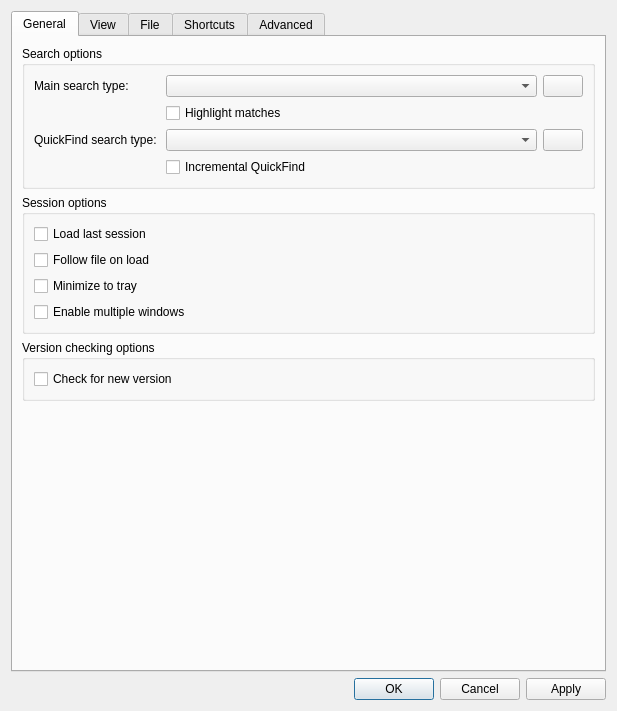
<?xml version="1.0" encoding="UTF-8"?>
<ui version="4.0">
 <class>OptionsDialog</class>
 <widget class="QDialog" name="OptionsDialog">
  <property name="geometry">
   <rect>
    <x>0</x>
    <y>0</y>
    <width>617</width>
    <height>711</height>
   </rect>
  </property>
  <property name="sizePolicy">
   <sizepolicy hsizetype="Fixed" vsizetype="Fixed">
    <horstretch>0</horstretch>
    <verstretch>0</verstretch>
   </sizepolicy>
  </property>
  <property name="windowTitle">
   <string>Options</string>
  </property>
  <layout class="QVBoxLayout" name="verticalLayout_2">
   <item>
    <widget class="QTabWidget" name="tabWidget">
     <property name="enabled">
      <bool>true</bool>
     </property>
     <property name="currentIndex">
      <number>0</number>
     </property>
     <widget class="QWidget" name="general_tab">
      <attribute name="title">
       <string>General</string>
      </attribute>
      <layout class="QVBoxLayout" name="verticalLayout_3">
       <item>
        <widget class="QGroupBox" name="searchBox">
         <property name="sizePolicy">
          <sizepolicy hsizetype="Expanding" vsizetype="Fixed">
           <horstretch>0</horstretch>
           <verstretch>0</verstretch>
          </sizepolicy>
         </property>
         <property name="title">
          <string>Search options</string>
         </property>
         <layout class="QVBoxLayout" name="verticalLayout_4">
          <item>
           <layout class="QGridLayout" name="gridLayout">
            <item row="5" column="1">
             <widget class="QCheckBox" name="incrementalCheckBox">
              <property name="layoutDirection">
               <enum>Qt::LeftToRight</enum>
              </property>
              <property name="text">
               <string>Incremental QuickFind</string>
              </property>
             </widget>
            </item>
            <item row="0" column="0">
             <widget class="QLabel" name="label_3">
              <property name="text">
               <string>Main search type: </string>
              </property>
             </widget>
            </item>
            <item row="0" column="1">
             <widget class="QComboBox" name="mainSearchBox">
              <property name="sizePolicy">
               <sizepolicy hsizetype="Expanding" vsizetype="Fixed">
                <horstretch>0</horstretch>
                <verstretch>0</verstretch>
               </sizepolicy>
              </property>
             </widget>
            </item>
            <item row="2" column="2">
             <widget class="QPushButton" name="quickFindColorButton">
              <property name="text">
               <string/>
              </property>
             </widget>
            </item>
            <item row="2" column="0">
             <widget class="QLabel" name="label_4">
              <property name="text">
               <string>QuickFind search type: </string>
              </property>
             </widget>
            </item>
            <item row="0" column="2">
             <widget class="QPushButton" name="mainSearchColorButton">
              <property name="text">
               <string/>
              </property>
             </widget>
            </item>
            <item row="2" column="1">
             <widget class="QComboBox" name="quickFindSearchBox">
              <property name="sizePolicy">
               <sizepolicy hsizetype="Expanding" vsizetype="Fixed">
                <horstretch>0</horstretch>
                <verstretch>0</verstretch>
               </sizepolicy>
              </property>
             </widget>
            </item>
            <item row="1" column="1">
             <widget class="QCheckBox" name="highlightMainSearchCheckBox">
              <property name="text">
               <string>Highlight matches</string>
              </property>
             </widget>
            </item>
           </layout>
          </item>
         </layout>
        </widget>
       </item>
       <item>
        <widget class="QGroupBox" name="sessionBox">
         <property name="title">
          <string>Session options</string>
         </property>
         <layout class="QVBoxLayout" name="verticalLayout_6">
          <item>
           <widget class="QCheckBox" name="loadLastSessionCheckBox">
            <property name="text">
             <string>Load last session</string>
            </property>
           </widget>
          </item>
          <item>
           <widget class="QCheckBox" name="followFileOnLoadCheckBox">
            <property name="text">
             <string>Follow file on load</string>
            </property>
           </widget>
          </item>
          <item>
           <widget class="QCheckBox" name="minimizeToTrayCheckBox">
            <property name="text">
             <string>Minimize to tray</string>
            </property>
           </widget>
          </item>
          <item>
           <widget class="QCheckBox" name="multipleWindowsCheckBox">
            <property name="text">
             <string>Enable multiple windows</string>
            </property>
           </widget>
          </item>
         </layout>
        </widget>
       </item>
       <item>
        <widget class="QGroupBox" name="versionCheckingBox">
         <property name="title">
          <string>Version checking options</string>
         </property>
         <layout class="QVBoxLayout" name="verticalLayout_7">
          <item>
           <widget class="QCheckBox" name="checkForNewVersionCheckBox">
            <property name="text">
             <string>Check for new version</string>
            </property>
           </widget>
          </item>
         </layout>
        </widget>
       </item>
       <item>
        <spacer name="verticalSpacer">
         <property name="orientation">
          <enum>Qt::Vertical</enum>
         </property>
         <property name="sizeHint" stdset="0">
          <size>
           <width>20</width>
           <height>0</height>
          </size>
         </property>
        </spacer>
       </item>
      </layout>
     </widget>
     <widget class="QWidget" name="viewTab">
      <attribute name="title">
       <string>View</string>
      </attribute>
      <layout class="QVBoxLayout" name="verticalLayout_12">
       <item>
        <widget class="QGroupBox" name="fontBox">
         <property name="sizePolicy">
          <sizepolicy hsizetype="Expanding" vsizetype="Fixed">
           <horstretch>0</horstretch>
           <verstretch>0</verstretch>
          </sizepolicy>
         </property>
         <property name="title">
          <string>Font</string>
         </property>
         <layout class="QVBoxLayout" name="verticalLayout_13">
          <item>
           <layout class="QHBoxLayout" name="horizontalLayout">
            <property name="sizeConstraint">
             <enum>QLayout::SetDefaultConstraint</enum>
            </property>
            <item>
             <widget class="QLabel" name="label">
              <property name="text">
               <string>Family: </string>
              </property>
             </widget>
            </item>
            <item>
             <widget class="QComboBox" name="fontFamilyBox">
              <property name="sizePolicy">
               <sizepolicy hsizetype="Expanding" vsizetype="Fixed">
                <horstretch>0</horstretch>
                <verstretch>0</verstretch>
               </sizepolicy>
              </property>
             </widget>
            </item>
            <item>
             <widget class="QLabel" name="label_2">
              <property name="text">
               <string>Size: </string>
              </property>
             </widget>
            </item>
            <item>
             <widget class="QComboBox" name="fontSizeBox">
              <property name="sizePolicy">
               <sizepolicy hsizetype="Expanding" vsizetype="Fixed">
                <horstretch>0</horstretch>
                <verstretch>0</verstretch>
               </sizepolicy>
              </property>
             </widget>
            </item>
           </layout>
          </item>
          <item>
           <widget class="QCheckBox" name="fontSmoothCheckBox">
            <property name="text">
             <string>Force font anti-aliasing</string>
            </property>
           </widget>
          </item>
         </layout>
        </widget>
       </item>
       <item>
        <widget class="QGroupBox" name="styleBox">
         <property name="title">
          <string>Style</string>
         </property>
         <layout class="QVBoxLayout" name="verticalLayout_15">
          <item>
           <widget class="QComboBox" name="styleComboBox"/>
          </item>
         </layout>
        </widget>
       </item>
       <item>
        <widget class="QGroupBox" name="hidpiGroupBox">
         <property name="title">
          <string>High DPI</string>
         </property>
         <layout class="QVBoxLayout" name="verticalLayout_14">
          <item>
           <widget class="QCheckBox" name="enableQtHiDpiCheckBox">
            <property name="text">
             <string>Enable Qt High DPI support</string>
            </property>
            <property name="checked">
             <bool>true</bool>
            </property>
           </widget>
          </item>
          <item>
           <layout class="QHBoxLayout" name="horizontalLayout_2">
            <item>
             <widget class="QLabel" name="label_7">
              <property name="text">
               <string>Scale rounding:</string>
              </property>
             </widget>
            </item>
            <item>
             <widget class="QComboBox" name="scaleRoundingComboBox">
              <property name="sizePolicy">
               <sizepolicy hsizetype="Expanding" vsizetype="Fixed">
                <horstretch>0</horstretch>
                <verstretch>0</verstretch>
               </sizepolicy>
              </property>
              <item>
               <property name="text">
                <string>Round</string>
               </property>
              </item>
              <item>
               <property name="text">
                <string>Ceil</string>
               </property>
              </item>
              <item>
               <property name="text">
                <string>Floor</string>
               </property>
              </item>
              <item>
               <property name="text">
                <string>RoundPreferFloor</string>
               </property>
              </item>
              <item>
               <property name="text">
                <string>PassThrough</string>
               </property>
              </item>
             </widget>
            </item>
           </layout>
          </item>
          <item>
           <widget class="QLabel" name="label_10">
            <property name="text">
             <string>Need to restart application to apply these settings</string>
            </property>
           </widget>
          </item>
         </layout>
        </widget>
       </item>
       <item>
        <spacer name="verticalSpacer_4">
         <property name="orientation">
          <enum>Qt::Vertical</enum>
         </property>
         <property name="sizeHint" stdset="0">
          <size>
           <width>20</width>
           <height>40</height>
          </size>
         </property>
        </spacer>
       </item>
      </layout>
     </widget>
     <widget class="QWidget" name="file_watch_tab">
      <attribute name="title">
       <string>File</string>
      </attribute>
      <layout class="QVBoxLayout" name="verticalLayout_9">
       <item>
        <widget class="QGroupBox" name="fileChangeBox">
         <property name="title">
          <string>File change monitoring</string>
         </property>
         <layout class="QVBoxLayout" name="verticalLayout">
          <item>
           <widget class="QCheckBox" name="nativeFileWatchCheckBox">
            <property name="text">
             <string>Enable filesystem change monitoring</string>
            </property>
           </widget>
          </item>
          <item>
           <widget class="QCheckBox" name="pollingCheckBox">
            <property name="text">
             <string>Enable polling</string>
            </property>
           </widget>
          </item>
          <item>
           <layout class="QHBoxLayout" name="horizontalLayout_5">
            <item>
             <widget class="QLabel" name="label_5">
              <property name="text">
               <string>Polling interval (ms):</string>
              </property>
             </widget>
            </item>
            <item>
             <widget class="QLineEdit" name="pollIntervalLineEdit">
              <property name="maximumSize">
               <size>
                <width>16777215</width>
                <height>16777215</height>
               </size>
              </property>
              <property name="inputMethodHints">
               <set>Qt::ImhDigitsOnly</set>
              </property>
             </widget>
            </item>
           </layout>
          </item>
          <item>
           <widget class="QCheckBox" name="fastModificationDetectionCheckBox">
            <property name="text">
             <string>Use fast modification detection</string>
            </property>
           </widget>
          </item>
         </layout>
        </widget>
       </item>
       <item>
        <widget class="QGroupBox" name="archivesGroupBox">
         <property name="title">
          <string>Archives</string>
         </property>
         <layout class="QVBoxLayout" name="verticalLayout_10">
          <item>
           <widget class="QCheckBox" name="extractArchivesCheckBox">
            <property name="text">
             <string>Extract archives</string>
            </property>
           </widget>
          </item>
          <item>
           <widget class="QCheckBox" name="extractArchivesAlwaysCheckBox">
            <property name="text">
             <string>Extract archives without confirmation</string>
            </property>
           </widget>
          </item>
         </layout>
        </widget>
       </item>
       <item>
        <widget class="QGroupBox" name="downloadGroupBox">
         <property name="title">
          <string>File download</string>
         </property>
         <layout class="QVBoxLayout" name="verticalLayout_11">
          <item>
           <widget class="QCheckBox" name="verifySslCheckBox">
            <property name="text">
             <string>Verify certificates for https connections</string>
            </property>
            <property name="checked">
             <bool>true</bool>
            </property>
           </widget>
          </item>
         </layout>
        </widget>
       </item>
       <item>
        <spacer name="verticalSpacer_3">
         <property name="orientation">
          <enum>Qt::Vertical</enum>
         </property>
         <property name="sizeHint" stdset="0">
          <size>
           <width>20</width>
           <height>40</height>
          </size>
         </property>
        </spacer>
       </item>
      </layout>
     </widget>
     <widget class="QWidget" name="shortcutsTab">
      <attribute name="title">
       <string>Shortcuts</string>
      </attribute>
      <layout class="QVBoxLayout" name="verticalLayout_16">
       <item>
        <widget class="QTableWidget" name="shortcutsTable">
         <property name="columnCount">
          <number>3</number>
         </property>
         <attribute name="verticalHeaderVisible">
          <bool>false</bool>
         </attribute>
         <column/>
         <column/>
         <column/>
        </widget>
       </item>
      </layout>
     </widget>
     <widget class="QWidget" name="advanced_tab">
      <property name="enabled">
       <bool>true</bool>
      </property>
      <attribute name="title">
       <string>Advanced</string>
      </attribute>
      <layout class="QVBoxLayout" name="verticalLayout_5">
       <item>
        <widget class="QGroupBox" name="perfBox">
         <property name="title">
          <string>Indexing and search</string>
         </property>
         <layout class="QFormLayout" name="formLayout_2">
          <property name="fieldGrowthPolicy">
           <enum>QFormLayout::ExpandingFieldsGrow</enum>
          </property>
          <property name="labelAlignment">
           <set>Qt::AlignLeading|Qt::AlignLeft|Qt::AlignVCenter</set>
          </property>
          <item row="0" column="0">
           <widget class="QLabel" name="regexpEngineLabel">
            <property name="text">
             <string>Regular expressions engine:</string>
            </property>
           </widget>
          </item>
          <item row="3" column="0">
           <widget class="QCheckBox" name="parallelSearchCheckBox">
            <property name="text">
             <string>Use parallel search</string>
            </property>
            <property name="checked">
             <bool>true</bool>
            </property>
           </widget>
          </item>
          <item row="1" column="0">
           <widget class="QLabel" name="label_8">
            <property name="text">
             <string>Index file read buffer (Mib):</string>
            </property>
           </widget>
          </item>
          <item row="1" column="1">
           <widget class="QSpinBox" name="indexReadBufferSpinBox">
            <property name="sizePolicy">
             <sizepolicy hsizetype="MinimumExpanding" vsizetype="Fixed">
              <horstretch>0</horstretch>
              <verstretch>0</verstretch>
             </sizepolicy>
            </property>
           </widget>
          </item>
          <item row="2" column="0">
           <widget class="QLabel" name="label_9">
            <property name="text">
             <string>Search read buffer (lines):</string>
            </property>
           </widget>
          </item>
          <item row="2" column="1">
           <widget class="QSpinBox" name="searchReadBufferSpinBox">
            <property name="sizePolicy">
             <sizepolicy hsizetype="MinimumExpanding" vsizetype="Fixed">
              <horstretch>0</horstretch>
              <verstretch>0</verstretch>
             </sizepolicy>
            </property>
            <property name="suffix">
             <string/>
            </property>
            <property name="maximum">
             <number>100000</number>
            </property>
           </widget>
          </item>
          <item row="4" column="0">
           <widget class="QCheckBox" name="keepFileClosedCheckBox">
            <property name="toolTip">
             <string>File will be kept closed as much as possible. Affects only files opened after check state changed</string>
            </property>
            <property name="text">
             <string>Keep file closed</string>
            </property>
           </widget>
          </item>
          <item row="0" column="1">
           <widget class="QComboBox" name="regexpEngineComboBox">
            <property name="sizePolicy">
             <sizepolicy hsizetype="MinimumExpanding" vsizetype="Fixed">
              <horstretch>0</horstretch>
              <verstretch>0</verstretch>
             </sizepolicy>
            </property>
           </widget>
          </item>
         </layout>
        </widget>
       </item>
       <item>
        <widget class="QGroupBox" name="cachingBox">
         <property name="title">
          <string>Caching</string>
         </property>
         <property name="alignment">
          <set>Qt::AlignLeading|Qt::AlignLeft|Qt::AlignVCenter</set>
         </property>
         <property name="flat">
          <bool>false</bool>
         </property>
         <layout class="QFormLayout" name="formLayout">
          <property name="labelAlignment">
           <set>Qt::AlignLeading|Qt::AlignLeft|Qt::AlignVCenter</set>
          </property>
          <item row="0" column="0" colspan="2">
           <widget class="QCheckBox" name="searchResultsCacheCheckBox">
            <property name="text">
             <string>Enable search results cache</string>
            </property>
            <property name="checked">
             <bool>true</bool>
            </property>
           </widget>
          </item>
          <item row="1" column="0">
           <widget class="QLabel" name="label_6">
            <property name="text">
             <string>Search cache size (lines):</string>
            </property>
           </widget>
          </item>
          <item row="1" column="1">
           <widget class="QSpinBox" name="searchCacheSpinBox">
            <property name="sizePolicy">
             <sizepolicy hsizetype="MinimumExpanding" vsizetype="Fixed">
              <horstretch>0</horstretch>
              <verstretch>0</verstretch>
             </sizepolicy>
            </property>
            <property name="maximum">
             <number>10000000</number>
            </property>
            <property name="value">
             <number>100000</number>
            </property>
           </widget>
          </item>
         </layout>
        </widget>
       </item>
       <item>
        <widget class="QGroupBox" name="loggingBox">
         <property name="title">
          <string>Logging</string>
         </property>
         <layout class="QVBoxLayout" name="verticalLayout_8">
          <item>
           <widget class="QCheckBox" name="loggingCheckBox">
            <property name="text">
             <string>Enable logging</string>
            </property>
           </widget>
          </item>
          <item>
           <layout class="QHBoxLayout" name="horizontalLayout_4">
            <item>
             <widget class="QLabel" name="verbosityLabel">
              <property name="text">
               <string>Verbosity</string>
              </property>
             </widget>
            </item>
            <item>
             <widget class="QSpinBox" name="verbositySpinBox">
              <property name="enabled">
               <bool>false</bool>
              </property>
              <property name="maximum">
               <number>6</number>
              </property>
             </widget>
            </item>
           </layout>
          </item>
         </layout>
        </widget>
       </item>
       <item>
        <spacer name="verticalSpacer_2">
         <property name="orientation">
          <enum>Qt::Vertical</enum>
         </property>
         <property name="sizeHint" stdset="0">
          <size>
           <width>20</width>
           <height>20</height>
          </size>
         </property>
        </spacer>
       </item>
      </layout>
     </widget>
    </widget>
   </item>
   <item>
    <widget class="QDialogButtonBox" name="buttonBox">
     <property name="orientation">
      <enum>Qt::Horizontal</enum>
     </property>
     <property name="standardButtons">
      <set>QDialogButtonBox::Apply|QDialogButtonBox::Cancel|QDialogButtonBox::Ok</set>
     </property>
    </widget>
   </item>
  </layout>
 </widget>
 <resources/>
 <connections/>
 <designerdata>
  <property name="gridDeltaX">
   <number>10</number>
  </property>
  <property name="gridDeltaY">
   <number>10</number>
  </property>
  <property name="gridSnapX">
   <bool>true</bool>
  </property>
  <property name="gridSnapY">
   <bool>true</bool>
  </property>
  <property name="gridVisible">
   <bool>true</bool>
  </property>
 </designerdata>
</ui>
